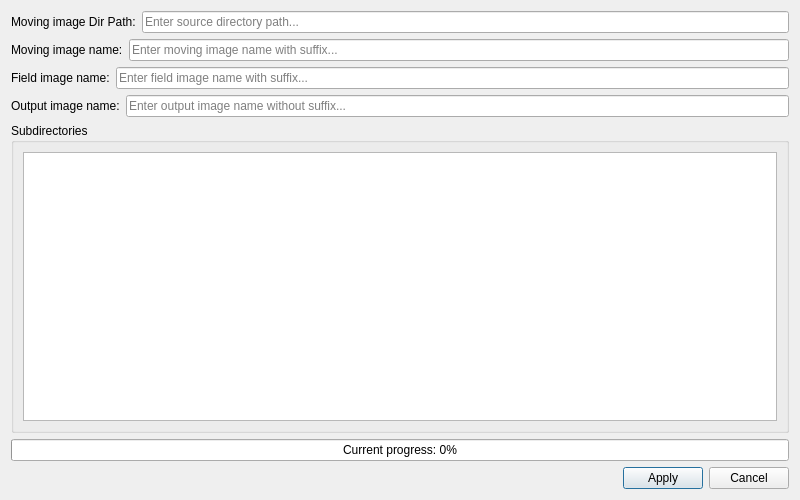
  <widget class="QDialog" name="dialog1_pet">
    <property name="geometry">
        <rect>
            <x>0</x>
            <y>0</y>
            <width>800</width>
            <height>500</height>
        </rect>
    </property>
    <property name="windowTitle">
        <string>Rigid Field Apply</string>
    </property>
    <property name="modal">
        <bool>true</bool>
    </property>
    <layout class="QVBoxLayout" name="verticalLayout_dialog">
        <!-- 第一行：路径输入1 -->
        <item>
            <layout class="QHBoxLayout" name="horizontalLayout_path1">
                <item>
                    <widget class="QLabel" name="label_path1">
                        <property name="text">
                            <string>Moving image Dir Path:</string>
                        </property>
                    </widget>
                </item>
                <item>
                    <widget class="QLineEdit" name="lineEdit_1_1_pet">
                        <property name="placeholderText">
                            <string>Enter source directory path...</string>
                        </property>
                        <property name="minimumWidth">
                            <number>200</number>
                        </property>
                        <property name="maximumWidth">
                            <number>600</number>
                        </property>
                    </widget>
                </item>
            </layout>
        </item>
        
        <!-- 第二行：需要形变的文件名 -->
        <item>
            <layout class="QHBoxLayout" name="horizontalLayout_path2">
                <item>
                    <widget class="QLabel" name="label_path2">
                        <property name="text">
                            <string>Moving image name:</string>
                        </property>
                    </widget>
                </item>
                <item>
                    <widget class="QLineEdit" name="lineEdit_1_2_pet">
                        <property name="placeholderText">
                            <string>Enter moving image name with suffix...</string>
                        </property>
                        <property name="minimumWidth">
                            <number>200</number>
                        </property>
                        <property name="maximumWidth">
                            <number>600</number>
                        </property>
                    </widget>
                </item>
            </layout>
        </item>

        <!-- 第三行：应用的形变场名称 -->
        <item>
            <layout class="QHBoxLayout" name="horizontalLayout_path3">
                <item>
                    <widget class="QLabel" name="label_path3">
                        <property name="text">
                            <string>Field image name:</string>
                        </property>
                    </widget>
                </item>
                <item>
                    <widget class="QLineEdit" name="lineEdit_1_3_pet">
                        <property name="placeholderText">
                            <string>Enter field image name with suffix...</string>
                        </property>
                        <property name="minimumWidth">
                            <number>200</number>
                        </property>
                        <property name="maximumWidth">
                            <number>600</number>
                        </property>
                    </widget>
                </item>
            </layout>
        </item>

        <!-- 第四行：输出的文件名 -->
        <item>
            <layout class="QHBoxLayout" name="horizontalLayout_path4">
                <item>
                    <widget class="QLabel" name="label_path4">
                        <property name="text">
                            <string>Output image name:</string>
                        </property>
                    </widget>
                </item>
                <item>
                    <widget class="QLineEdit" name="lineEdit_1_4_pet">
                        <property name="placeholderText">
                            <string>Enter output image name without suffix...</string>
                        </property>
                        <property name="minimumWidth">
                            <number>200</number>
                        </property>
                        <property name="maximumWidth">
                            <number>600</number>
                        </property>
                    </widget>
                </item>
            </layout>
        </item>
        
        <!-- 第五行：带滚动条的显示框 -->
        <item>
            <widget class="QGroupBox" name="groupBox_display1_pet">
                <property name="title">
                    <string>Subdirectories</string>
                </property>
                <layout class="QVBoxLayout" name="verticalLayout_display">
                    <item>
                        <widget class="QTextEdit" name="textEdit_display1_pet">
                            <property name="readOnly">
                                <bool>true</bool>
                            </property>
                            <property name="lineWrapMode">
                                <enum>QTextEdit::NoWrap</enum>
                            </property>
                        </widget>
                    </item>
                </layout>
            </widget>
        </item>

        <!-- 第六行：进度条 -->
        <item>
            <widget class="QProgressBar" name="progressBar1_pet">
                <property name="minimum">
                <number>0</number>
                </property>
                <property name="maximum">
                <number>100</number>
                </property>
                <property name="value">
                <number>0</number>
                </property>
                <property name="textVisible">
                <bool>true</bool>
                </property>
                <property name="format">
                <string>Current progress: %p%</string>
                </property>
            </widget>
        </item>
        
        <!-- 第七行：按钮 -->
        <item>
            <layout class="QHBoxLayout" name="horizontalLayout_buttons1">
                <item>
                    <spacer name="horizontalSpacer1">
                        <property name="orientation">
                            <enum>Qt::Horizontal</enum>
                        </property>
                        <property name="sizeHint" stdset="0">
                            <size>
                                <width>40</width>
                                <height>20</height>
                            </size>
                        </property>
                    </spacer>
                </item>
                <item>
                    <widget class="QPushButton" name="applyButton1_pet">
                        <property name="text">
                            <string>Apply</string>
                        </property>
                    </widget>
                </item>
                <item>
                    <widget class="QPushButton" name="cancelButton1_pet">
                        <property name="text">
                            <string>Cancel</string>
                        </property>
                    </widget>
                </item>
            </layout>
        </item>
    </layout>
  </widget>
